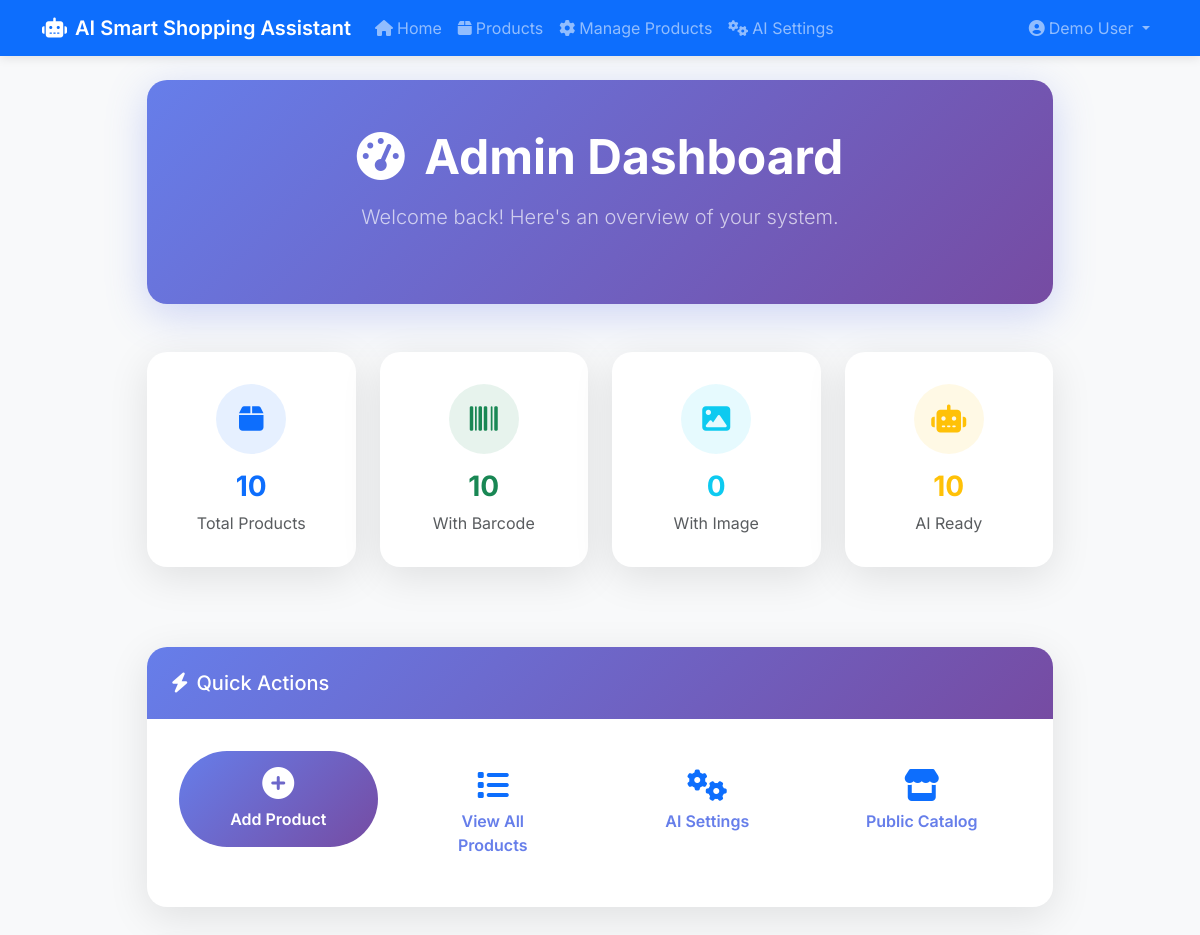
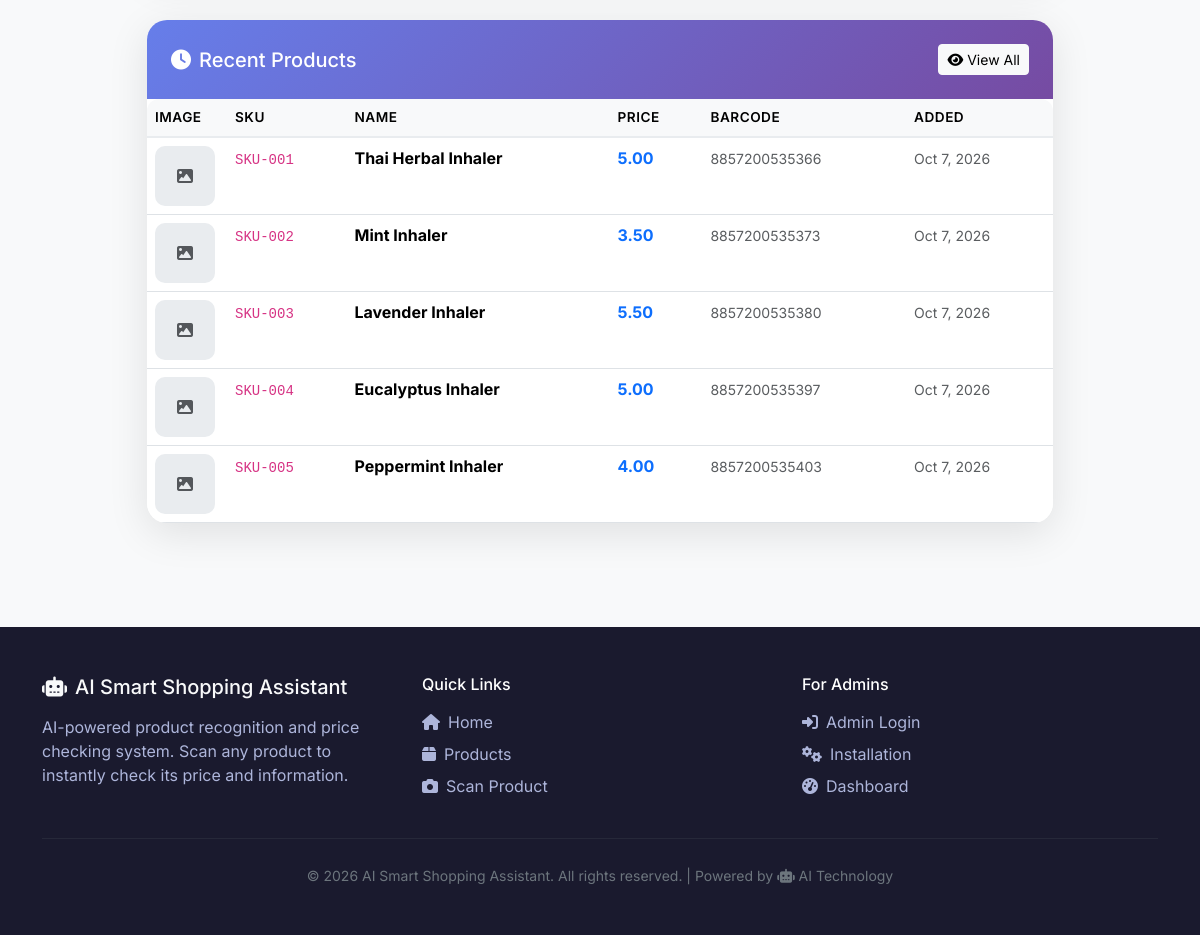
/admin/index.php (signed in), run on the app's committed database (2 pictures, top to bottom).
### tables this page shows
CREATE TABLE IF NOT EXISTS products (
    id INT UNSIGNED AUTO_INCREMENT PRIMARY KEY,
    sku VARCHAR(40) NOT NULL UNIQUE,
    barcode VARCHAR(64) NULL,
    name VARCHAR(120) NOT NULL,
    detect_keywords VARCHAR(255) DEFAULT NULL,
    price DECIMAL(10,2) NOT NULL DEFAULT 0.00,
    description TEXT NULL,
    image_path VARCHAR(255) NULL,
    created_at DATETIME NOT NULL DEFAULT CURRENT_TIMESTAMP,
    updated_at DATETIME NOT NULL DEFAULT CURRENT_TIMESTAMP ON UPDATE CURRENT_TIMESTAMP,
    FULLTEXT INDEX ft_name_keywords (name, detect_keywords)
);

### includes/catalog.php (called while the page is built, shortened)
<?php
function get_products(array $options = []): array {
    $pdo = getDBConnection();
    try {
        $sql = "SELECT * FROM products";
        $params = [];
        $sql .= " ORDER BY created_at DESC";
        $stmt = $pdo->prepare($sql);
        $stmt->execute($params);
        return $stmt->fetchAll();
    } catch (Exception $e) {
        error_log('Get products error: ' . $e->getMessage());
        return [];
    }
}

### admin/index.php (the view, shortened to what this page needs)
<?php
$products = get_products();
$totalProducts = count($products);
$withBarcode = count(array_filter($products, fn($p) => !empty($p['barcode'])));
$withImage = count(array_filter($products, fn($p) => !empty($p['image_path'])));
$recentProducts = array_slice($products, 0, 5);
include __DIR__ . '/includes/header.php';
?>
<div class="container">
    <div class="row justify-content-center">
        <div class="col-lg-10">
            <div class="hero-section text-center mb-5">
                <h1 class="display-5 fw-bold mb-3">
                    <i class="fas fa-tachometer-alt me-2"></i>
                    Admin Dashboard
                </h1>
                <p class="lead mb-4 opacity-75">
                    Welcome back! Here's an overview of your system.
                </p>
            </div>
            <div class="row g-4 mb-5">
                <div class="col-md-6 col-lg-3">
                    <div class="card feature-card text-center">
                        <div class="card-body">
                            <div class="feature-icon bg-primary bg-opacity-10 text-primary mx-auto">
                                <i class="fas fa-box"></i>
                            </div>
                            <h3 class="fw-bold text-primary mt-3"><?php echo $totalProducts; ?></h3>
                            <p class="text-muted mb-0">Total Products</p>
                        </div>
                    </div>
                </div>
                <div class="col-md-6 col-lg-3">
                    <div class="card feature-card text-center">
                        <div class="card-body">
                            <div class="feature-icon bg-success bg-opacity-10 text-success mx-auto">
                                <i class="fas fa-barcode"></i>
                            </div>
                            <h3 class="fw-bold text-success mt-3"><?php echo $withBarcode; ?></h3>
                            <p class="text-muted mb-0">With Barcode</p>
                        </div>
                    </div>
                </div>
                <div class="col-md-6 col-lg-3">
                    <div class="card feature-card text-center">
                        <div class="card-body">
                            <div class="feature-icon bg-info bg-opacity-10 text-info mx-auto">
                                <i class="fas fa-image"></i>
                            </div>
                            <h3 class="fw-bold text-info mt-3"><?php echo $withImage; ?></h3>
                            <p class="text-muted mb-0">With Image</p>
                        </div>
                    </div>
                </div>
                <div class="col-md-6 col-lg-3">
                    <div class="card feature-card text-center">
                        <div class="card-body">
                            <div class="feature-icon bg-warning bg-opacity-10 text-warning mx-auto">
                                <i class="fas fa-robot"></i>
                            </div>
                            <h3 class="fw-bold text-warning mt-3"><?php echo $totalProducts; ?></h3>
                            <p class="text-muted mb-0">AI Ready</p>
                        </div>
                    </div>
                </div>
            </div>
            <div class="card feature-card mb-5">
                <div class="card-header">
                    <h5 class="mb-0"><i class="fas fa-bolt me-2"></i>Quick Actions</h5>
                </div>
                <div class="card-body">
                    <div class="row g-3">
                        <div class="col-md-6 col-lg-3">
                            <a href="<?php echo APP_URL; ?>/admin/products.php?action=add" class="btn btn-scan w-100 py-3">
                                <i class="fas fa-plus-circle fa-2x mb-2 d-block"></i>
                                Add Product
                            </a>
                        </div>
                        <div class="col-md-6 col-lg-3">
                            <a href="<?php echo APP_URL; ?>/admin/products.php" class="btn btn-browse w-100 py-3">
                                <i class="fas fa-list fa-2x mb-2 d-block text-primary"></i>
                                View All Products
                            </a>
                        </div>
                        <div class="col-md-6 col-lg-3">
                            <a href="<?php echo APP_URL; ?>/admin/settings.php" class="btn btn-browse w-100 py-3">
                                <i class="fas fa-cogs fa-2x mb-2 d-block text-primary"></i>
                                AI Settings
                            </a>
                        </div>
                        <div class="col-md-6 col-lg-3">
                            <a href="<?php echo APP_URL; ?>/products.php" class="btn btn-browse w-100 py-3">
                                <i class="fas fa-store fa-2x mb-2 d-block text-primary"></i>
                                Public Catalog
                            </a>
                        </div>
                    </div>
                </div>
            </div>
            <div class="card feature-card">
                <div class="card-header d-flex justify-content-between align-items-center">
                    <h5 class="mb-0"><i class="fas fa-clock me-2"></i>Recent Products</h5>
                    <a href="<?php echo APP_URL; ?>/admin/products.php" class="btn btn-light btn-sm">
                        <i class="fas fa-eye me-1"></i>View All
                    </a>
                </div>
                <div class="card-body p-0">
                    <?php if (empty($recentProducts)): ?>
                    <div class="empty-state p-5">
                        <i class="fas fa-box-open fa-3x text-muted"></i>
                        <h4 class="text-muted mt-3">No Products Yet</h4>
                        <p class="text-muted mb-4">Start by adding your first product.</p>
                        <a href="<?php echo APP_URL; ?>/admin/products.php?action=add" class="btn btn-scan">
                            <i class="fas fa-plus me-2"></i>Add First Product
                        </a>
                    </div>
                    <?php else: ?>
                    <div class="table-responsive">
                        <table class="table table-hover mb-0">
                            <thead>
                                <tr>
                                    <th style="width: 80px;">Image</th>
                                    <th>SKU</th>
                                    <th>Name</th>
                                    <th>Price</th>
                                    <th>Barcode</th>
                                    <th>Added</th>
                                </tr>
                            </thead>
                            <tbody>
                                <?php foreach ($recentProducts as $prod): ?>
                                <tr>
                                    <td>
                                        <?php if ($prod['image_path']): ?>
                                        <img src="<?php echo APP_URL; ?>/<?php echo htmlspecialchars($prod['image_path']); ?>"
                                             alt="" class="table-image">
                                        <?php else: ?>
                                        <div class="table-image" style="background: #e9ecef; display: flex; align-items: center; justify-content: center;">
                                            <i class="fas fa-image text-muted"></i>
                                        </div>
                                        <?php endif; ?>
                                    </td>
                                    <td><code><?php echo htmlspecialchars($prod['sku']); ?></code></td>
                                    <td class="fw-bold"><?php echo htmlspecialchars($prod['name']); ?></td>
                                    <td><span class="text-primary fw-bold"><?php echo number_format($prod['price'], 2); ?></span></td>
                                    <td><small class="text-muted"><?php echo htmlspecialchars($prod['barcode'] ?? '-'); ?></small></td>
                                    <td><small class="text-muted"><?php echo date('M j, Y', strtotime($prod['created_at'])); ?></small></td>
                                </tr>
                                <?php endforeach; ?>
                            </tbody>
                        </table>
                    </div>
                    <?php endif; ?>
                </div>
            </div>
        </div>
    </div>
</div>
<?php include __DIR__ . '/includes/footer.php'; ?>

### assets/css/app.css (style rules this page uses)
:root { --primary-gradient: linear-gradient(135deg, #667eea 0%, #764ba2 100%); --success-gradient: linear-gradient(135deg, #00c853, #00e676); --card-shadow: 0 4px 20px rgba(0,0,0,0.08); --card-hover-shadow: 0 8px 30px rgba(0,0,0,0.15); }
body { font-family: 'Inter', -apple-system, BlinkMacSystemFont, sans-serif; background-color: #f8f9fa; color: #333; }
.hero-section { padding: 3rem 1rem; background: var(--primary-gradient); border-radius: 20px; color: white; margin-bottom: 2rem; }
.hero-section h1 { color: white !important; }
.hero-section .lead { color: rgba(255,255,255,0.9) !important; }
.feature-icon { width: 70px; height: 70px; }
.table { border-radius: 12px; overflow: hidden; }
.table thead th { background: #f8f9fa; border-bottom: 2px solid #e9ecef; font-weight: 600; text-transform: uppercase; font-size: 0.85rem; letter-spacing: 0.5px; }
.table tbody tr { transition: background-color 0.2s; }

### admin/index.php (style rules this page uses)
.hero-section { background: linear-gradient(135deg, #667eea 0%, #764ba2 100%); padding: 3rem 2rem; border-radius: 20px; color: white; margin-bottom: 2rem; box-shadow: 0 10px 40px rgba(102, 126, 234, 0.3); }
.feature-card { border: none; border-radius: 20px; box-shadow: 0 10px 40px rgba(0,0,0,0.1); overflow: hidden; margin-bottom: 2rem; }
.feature-card .card-header { background: linear-gradient(135deg, #667eea 0%, #764ba2 100%); color: white; border: none; padding: 1.5rem; }
.feature-card .card-body { padding: 2rem; }
.feature-icon { width: 70px; height: 70px; border-radius: 50%; display: flex; align-items: center; justify-content: center; font-size: 1.75rem; margin: 0 auto 1rem; }
.btn-scan { background: linear-gradient(135deg, #667eea 0%, #764ba2 100%); border: none; color: white; padding: 1rem 2.5rem; border-radius: 50px; font-weight: 600; transition: all 0.3s ease; }
.btn-browse { background: white; border: 2px solid white; color: #667eea; padding: 1rem 2.5rem; border-radius: 50px; font-weight: 600; transition: all 0.3s ease; }
.table-image { width: 60px; height: 60px; object-fit: cover; border-radius: 10px; }

### data on the page
products: sku "SKU-001", name "Thai Herbal Inhaler", price "5.00", barcode "8857200535366", created_at "Oct 7, 2026"
products: sku "SKU-002", name "Mint Inhaler", price "3.50", barcode "8857200535373", created_at "Oct 7, 2026"
products: sku "SKU-003", name "Lavender Inhaler", price "5.50", barcode "8857200535380", created_at "Oct 7, 2026"
products: sku "SKU-004", name "Eucalyptus Inhaler", price "5.00", barcode "8857200535397", created_at "Oct 7, 2026"
products: sku "SKU-005", name "Peppermint Inhaler", price "4.00", barcode "8857200535403", created_at "Oct 7, 2026"

### other printed values
APP_NAME "AI Smart Shopping Assistant"
current_user()['name'] "Demo User"
$totalProducts "10"
$withBarcode "10"
$withImage "0"
